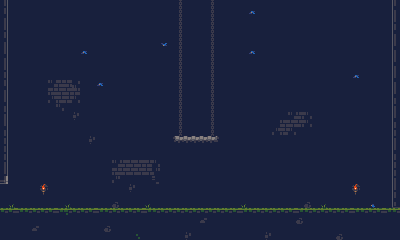

Tiled map render using the project's own tile images. Description and the map definition, with tile-layer contents summarised, below:
An orthogonal 50x30 tile map with 8x8 px tiles, 3 tile layers (Background, Enviroment, Walls), 2 tilesets and 19 objects (6x Skeleton, 2x Slime, Player, Witch).

<map version="1.0" tiledversion="1.0.3" orientation="orthogonal" renderorder="right-down" width="50" height="30" tilewidth="8" tileheight="8" nextobjectid="54">
 <tileset firstgid="1" source="tilesets/cavesofgallet_tiles.tsx" />
 <tileset firstgid="97" source="tilesets/Entities.tsx" />
 <layer name="Background" width="50" height="30">
  <data>[1500 cells, 1500 non-empty, 1 distinct tile ids]</data>
 </layer>
 <layer name="Enviroment" width="50" height="30">
  <data>[1500 cells, 143 non-empty, 14 distinct tile ids]</data>
 </layer>
 <layer name="Walls" width="50" height="30">
  <data>[1500 cells, 106 non-empty, 6 distinct tile ids]</data>
 </layer>
 <objectgroup name="Collisions">
  <object id="2" x="0" y="0" width="8" height="184" />
  <object id="3" x="392" y="8" width="8" height="200" />
  <object id="4" x="392" y="0" width="8" height="8" />
  <object id="5" x="0" y="0" width="400" height="8" />
  <object id="32" x="0" y="208" width="400" height="40" />
  <object id="53" x="176.182" y="139.182" width="38.9886" height="3.90909" />
 </objectgroup>
 <objectgroup name="Obstacles" />
 <objectgroup name="Entities" visible="0">
  <object id="24" name="Player" gid="97" x="24" y="208" width="50" height="37" />
  <object id="29" name="Witch" gid="2147483748" x="144" y="208" width="70.6667" height="69.3333" />
  <object id="34" name="Skeleton" gid="98" x="296" y="208" width="24" height="32" />
  <object id="35" name="Skeleton" gid="98" x="200" y="208" width="24" height="32" />
  <object id="37" name="Skeleton" gid="98" x="136" y="208.5" width="24" height="32" />
  <object id="38" name="Skeleton" gid="98" x="88" y="208" width="24" height="32" />
  <object id="39" name="Skeleton" gid="98" x="240" y="208" width="24" height="32" />
  <object id="40" name="Slime" gid="99" x="240" y="208" width="32" height="25" />
  <object id="41" name="Skeleton" gid="99" x="328" y="208" width="32" height="25" />
  <object id="42" name="Slime" gid="99" x="136" y="208" width="32" height="25" />
  <object id="45" gid="99" x="200" y="198" width="32" height="25" />
 </objectgroup>
 <objectgroup name="Light" visible="0">
  <object id="25" x="330.5" y="176.5" width="51" height="23" />
  <object id="26" x="32.5" y="176.5" width="39" height="23" />
 </objectgroup>
</map>
